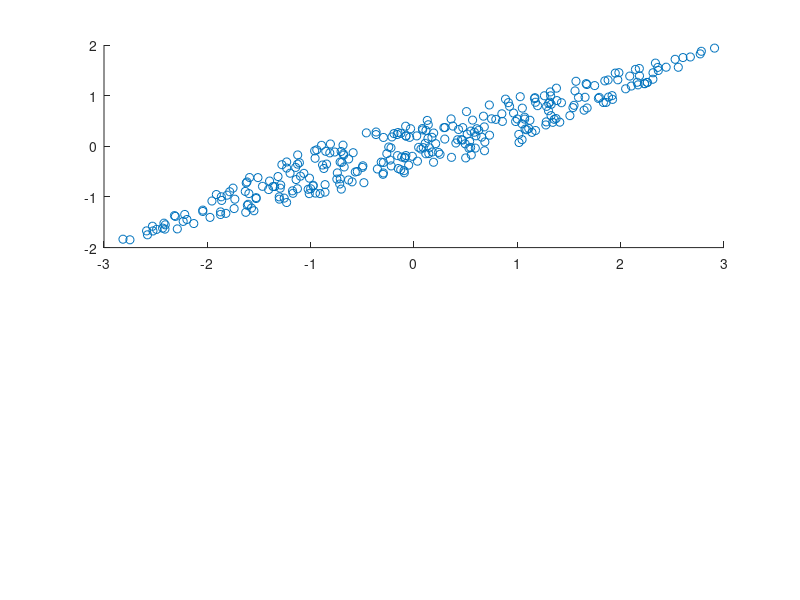

This figure's MATLAB source: (Note: this script raises an error after producing the figure.)
N = 300;
%range -1 to 1
a = -1;
b = 1;
r1 = (b-a).*rand(N,1) + a;
r2 = (b-a).*rand(N,1) + a;

x = 2*r1 + r2;
y = r1 + r2;
scatter(x,y);
size(x)
size(y)
X = zeros(2,N);
X(1,:) = x;
X(2,:) = y;
subplot(2,1,1)
scatter(x,y);
size(X)
W = eye(2);
D = eye(2);
learningRate = 0.005;
delta = 0.00001;
W = helperICA(learningRate, delta, W, X, D, N);


%{
alpha = 0.005;
delta = 0.00001;
for i = 1:1000000
    disp(i);
    y = W*X;
    old = W;
    fy = y.^3;
    dW = (D*N - fy*(y.')) * W/N;
    W = W + alpha*dW;
    new = W;
    if(converge(old, new, delta))
        disp('convered');
        break;
    end    
end
%}
op = W*X;
size(op)
subplot(2,1,2)
scatter(op(1,:),op(2,:))
